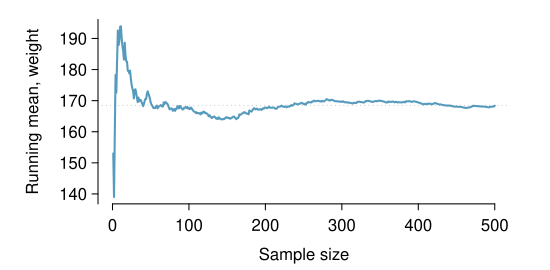

Recreate this plot in R.
# plot of running mean of weight
# modified from OI to show what happens in large sample sizes

library(openintro)
data(COL)

set.seed(2401)
sample.size = 500
row.numbers = sample(1:nrow(brfss.2000.adults), sample.size, replace = FALSE)
brfss.2000.adults.r.mean = brfss.2000.adults[row.numbers, ] 

d <- brfss.2000.adults.r.mean$weight
xBars <- cumsum(d) / (1:500)
m.pop <- mean(brfss.2000.adults$weight)
m.sample = mean(brfss.2000.adults.r.mean$weight)


myPDF('brfss2000WeightRunningMean.pdf', 5.5, 2.7,
      mar=c(3.3, 4.9, 1, 2))

plot(xBars,
     type = "l",
     axes = FALSE,
     xlab = "",
     ylab = "Running mean, weight",
     col = COL[1],
     lwd = 2,
     ylim = range(xBars))
axis(1, at = seq(0, 500, 100))
axis(2, at = seq(0,200,10))
# abline(h = m.sample, lty = 2, col = COL[6,3])
abline(h = m.pop, lty = 3, col = COL[6,3])
mtext("Sample size", 1, 2)
dev.off()

m.pop
